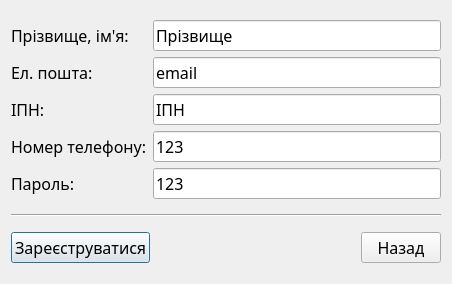
<?xml version="1.0" encoding="UTF-8"?>
<ui version="4.0">
 <class>Registration</class>
 <widget class="QDialog" name="Registration">
  <property name="geometry">
   <rect>
    <x>0</x>
    <y>0</y>
    <width>452</width>
    <height>284</height>
   </rect>
  </property>
  <property name="windowTitle">
   <string>Реєстрація</string>
  </property>
  <layout class="QVBoxLayout" name="verticalLayout_3">
   <item>
    <layout class="QHBoxLayout" name="horizontalLayout">
     <item>
      <layout class="QVBoxLayout" name="verticalLayout">
       <item>
        <widget class="QLabel" name="label">
         <property name="font">
          <font>
           <family>Alef</family>
           <pointsize>12</pointsize>
          </font>
         </property>
         <property name="text">
          <string>Прізвище, ім'я:</string>
         </property>
        </widget>
       </item>
       <item>
        <widget class="QLabel" name="label_3">
         <property name="font">
          <font>
           <family>Alef</family>
           <pointsize>12</pointsize>
          </font>
         </property>
         <property name="text">
          <string>Ел. пошта:</string>
         </property>
        </widget>
       </item>
       <item>
        <widget class="QLabel" name="label_4">
         <property name="font">
          <font>
           <family>Alef</family>
           <pointsize>12</pointsize>
          </font>
         </property>
         <property name="text">
          <string>ІПН:</string>
         </property>
        </widget>
       </item>
       <item>
        <widget class="QLabel" name="label_2">
         <property name="font">
          <font>
           <family>Alef</family>
           <pointsize>12</pointsize>
          </font>
         </property>
         <property name="text">
          <string>Номер телефону:</string>
         </property>
        </widget>
       </item>
       <item>
        <widget class="QLabel" name="label_5">
         <property name="font">
          <font>
           <family>Alef</family>
           <pointsize>12</pointsize>
          </font>
         </property>
         <property name="text">
          <string>Пароль:</string>
         </property>
        </widget>
       </item>
      </layout>
     </item>
     <item>
      <layout class="QVBoxLayout" name="verticalLayout_2">
       <item>
        <widget class="QLineEdit" name="line_name">
         <property name="font">
          <font>
           <family>Alef</family>
           <pointsize>12</pointsize>
          </font>
         </property>
         <property name="text">
          <string>Прізвище</string>
         </property>
        </widget>
       </item>
       <item>
        <widget class="QLineEdit" name="line_email">
         <property name="font">
          <font>
           <family>Alef</family>
           <pointsize>12</pointsize>
          </font>
         </property>
         <property name="text">
          <string>email</string>
         </property>
        </widget>
       </item>
       <item>
        <widget class="QLineEdit" name="line_ipn">
         <property name="font">
          <font>
           <family>Alef</family>
           <pointsize>12</pointsize>
          </font>
         </property>
         <property name="text">
          <string>ІПН</string>
         </property>
        </widget>
       </item>
       <item>
        <widget class="QLineEdit" name="line_number">
         <property name="font">
          <font>
           <family>Alef</family>
           <pointsize>12</pointsize>
          </font>
         </property>
         <property name="text">
          <string>123</string>
         </property>
        </widget>
       </item>
       <item>
        <widget class="QLineEdit" name="line_password">
         <property name="font">
          <font>
           <family>Alef</family>
           <pointsize>12</pointsize>
          </font>
         </property>
         <property name="text">
          <string>123</string>
         </property>
        </widget>
       </item>
      </layout>
     </item>
    </layout>
   </item>
   <item>
    <widget class="Line" name="line">
     <property name="orientation">
      <enum>Qt::Horizontal</enum>
     </property>
    </widget>
   </item>
   <item>
    <layout class="QHBoxLayout" name="horizontalLayout_2">
     <item>
      <widget class="QPushButton" name="btn_reg">
       <property name="font">
        <font>
         <family>Alef</family>
         <pointsize>12</pointsize>
        </font>
       </property>
       <property name="text">
        <string>Зареєструватися</string>
       </property>
      </widget>
     </item>
     <item>
      <spacer name="horizontalSpacer">
       <property name="orientation">
        <enum>Qt::Horizontal</enum>
       </property>
       <property name="sizeHint" stdset="0">
        <size>
         <width>40</width>
         <height>20</height>
        </size>
       </property>
      </spacer>
     </item>
     <item>
      <widget class="QPushButton" name="btn_reject">
       <property name="font">
        <font>
         <family>Alef</family>
         <pointsize>12</pointsize>
        </font>
       </property>
       <property name="text">
        <string>Назад</string>
       </property>
      </widget>
     </item>
    </layout>
   </item>
  </layout>
 </widget>
 <resources/>
 <connections>
  <connection>
   <sender>btn_reject</sender>
   <signal>clicked()</signal>
   <receiver>Registration</receiver>
   <slot>reject()</slot>
   <hints>
    <hint type="sourcelabel">
     <x>374</x>
     <y>250</y>
    </hint>
    <hint type="destinationlabel">
     <x>272</x>
     <y>246</y>
    </hint>
   </hints>
  </connection>
 </connections>
</ui>
